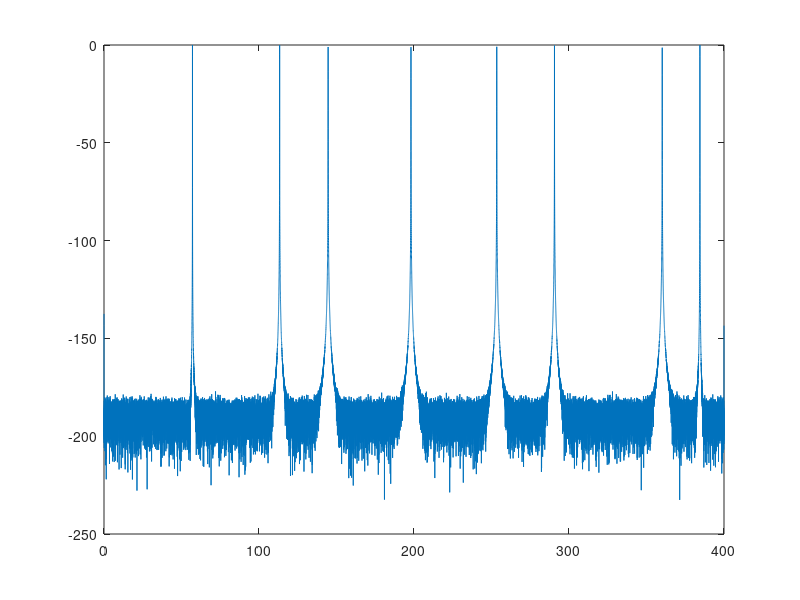

MATLAB code for this plot:
clear all;
close all;

% Number of lanes.
L = 4;

% Number of channels.
N = 8;

% Sampling frequency.
fclk = 100e6;
fs = fclk*L;
ts = 1/fs;

% Channel center.
fc = fs/N;

% Channel bandwidth.
fb = fs/(N/2);

% Frequency shift range.
fshift = fb/3;

% Input signal.
M = 50000;
n = 0:M-1;
x = zeros(1,M);
for k=0:N-1
    f = fshift*(rand(1)-0.5);
    ff = k*fc + f;
    w = 2*pi*ff/fs;
    x = x + cos(w*n) + 1j*sin(w*n);
end

x = 30000*x/max(x);
x = x + 0.001*rand(1,length(x));

% Write data into file.
fid = fopen('data_iq.txt','w');
for i=1:length(x)
    a = x(i);
    fprintf(fid,'%d,%d\n',fix(real(x(i))),fix(imag(x(i))));
end
fclose(fid);

% Spectrum.
hh = hanning(length(x));
X = abs(fft(x.*hh.'));
F = 0:length(X)-1;
F = F/length(F);
figure; plot(F*fs/1000/1000,20*log10(X/max(X)))